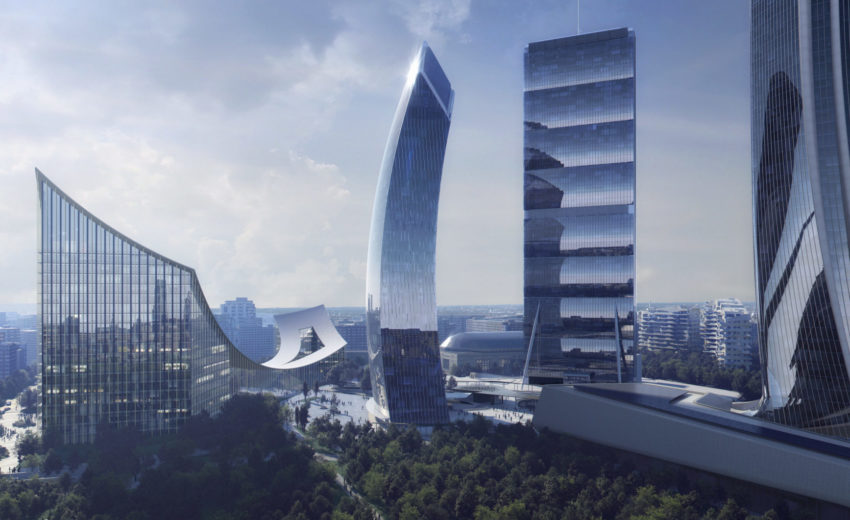
#> input picture img/city.jpg, 850 x 520 px
$ python histogram.py
#> lines starting #> are read from the running program, lines starting #| are printed output that depends on the picture
import cv2 as cv
import numpy as np
import matplotlib.pyplot as plt

img = cv.imread('img/city.jpg')
#> img is the input picture: shape (520, 850, 3); mean B, G, R 149.5, 127.8, 118.4
cv.imshow('Image', img)

# Histogram: allows to visualize the pixel intensity on an image
gray = cv.cvtColor(img, cv.COLOR_BGR2GRAY)
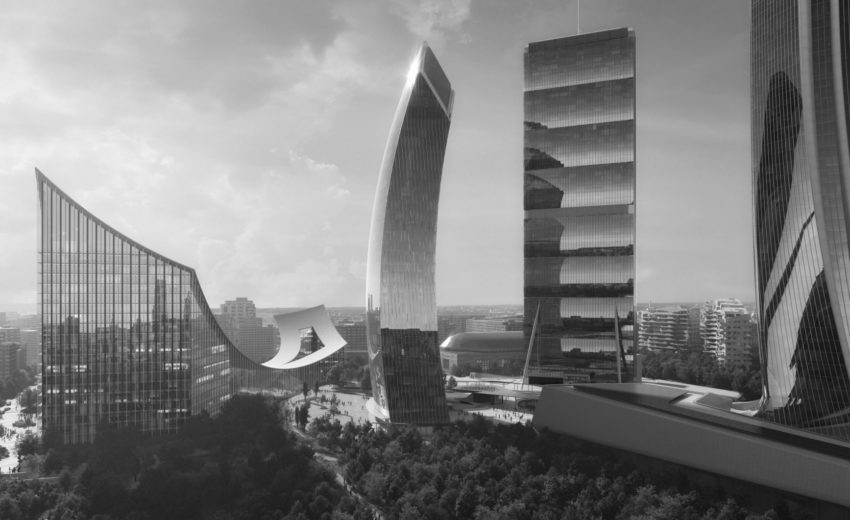
#> gray: shape (520, 850); min 14, max 255, mean 127.5
# cv.imshow('Gray', gray)

# Gray histogram
# Shows frequency (how many times) each gray level occurs
gray_hist = cv.calcHist([gray], [0], None, [256], [0, 256])
#> gray_hist = 256 values, max 4265 at index 199, min 0 at index 0, mean 1726.6

# [12 lines of commented-out code are left out]
plt.figure()
plt.title('Colour Histogram')
plt.xlabel('Bins')
plt.ylabel('n of pixel')
colors = ('b', 'g', 'r')

for i,col in enumerate(colors):
    hist = cv.calcHist([img], [i], None, [256], [0, 256])
    plt.plot(hist, color=col)
    plt.xlim([0, 256])

plt.show()
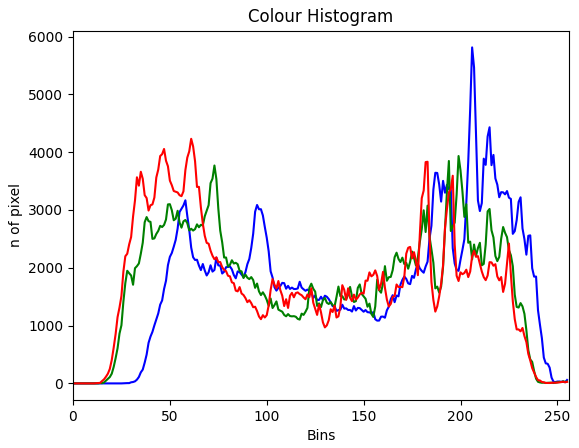
#> figure drawn by matplotlib, 1 panel; curve peaks at x = 206, y = 5812; curve peaks at x = 199, y = 3933; curve peaks at x = 61, y = 4231

cv.waitKey(0)

$ run again, with img/dog_large.jpg copied over img/city.jpg
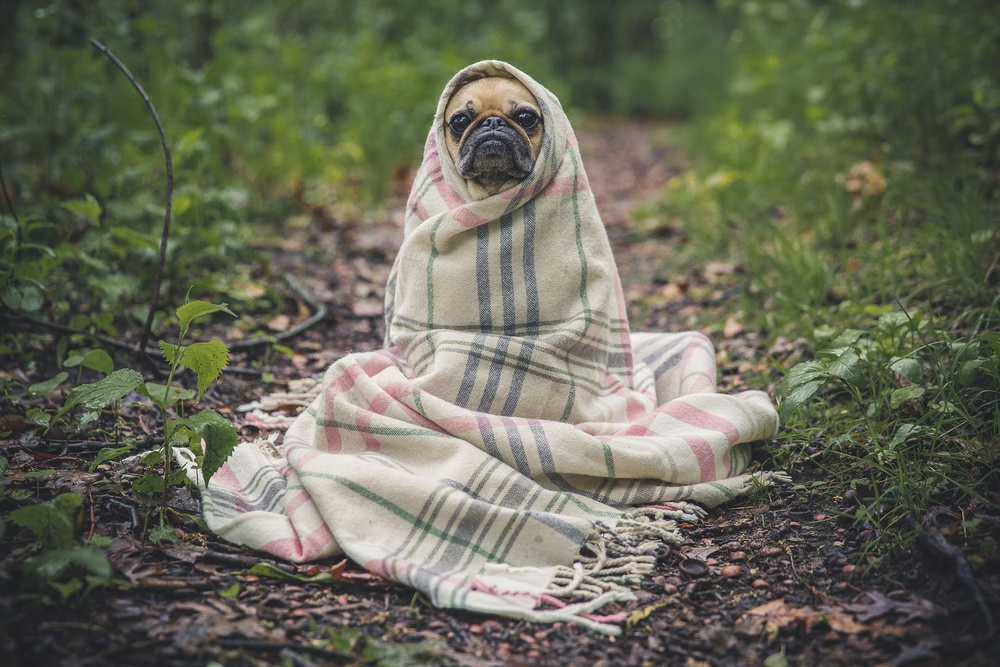
#> input picture img/dog_large.jpg, 1000 x 667 px, shrunk from 1920 x 1280 before the run
#> img is the input picture: shape (667, 1000, 3); mean B, G, R 87.6, 105.2, 103.8
#> `gray = cv.cvtColor(img, cv.COLOR_BGR2GRAY)`:
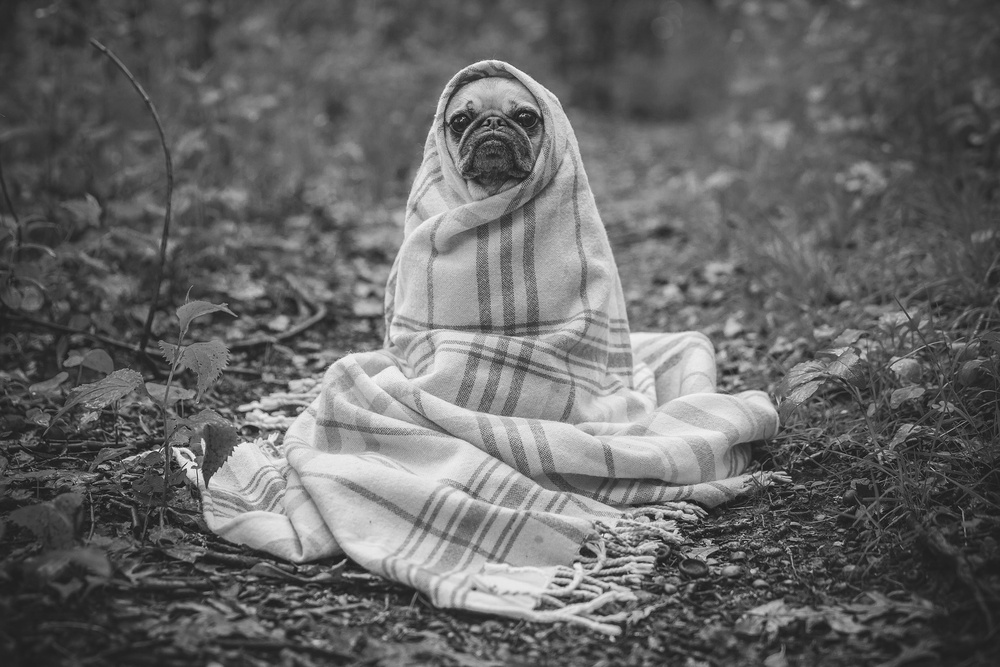
#> gray: shape (667, 1000); min 9, max 251, mean 102.8
#> gray_hist = 256 values, max 7097 at index 73, min 0 at index 0, mean 2605.5
#> `plt.show()`:
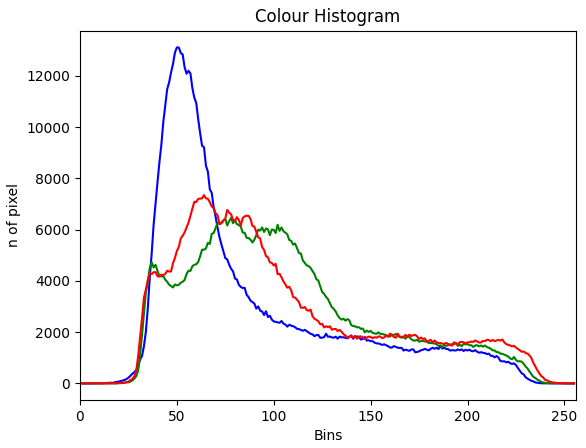
#> figure drawn by matplotlib, 1 panel; curve peaks at x = 50, y = 13116; curve peaks at x = 78, y = 6463; curve peaks at x = 64, y = 7349

$ run again, with img/toucan.jpg copied over img/city.jpg
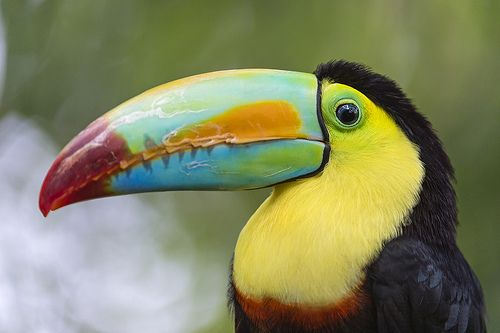
#> input picture img/toucan.jpg, 500 x 333 px
#> img is the input picture: shape (333, 500, 3); mean B, G, R 97.1, 134.3, 131.6
#> `gray = cv.cvtColor(img, cv.COLOR_BGR2GRAY)`:
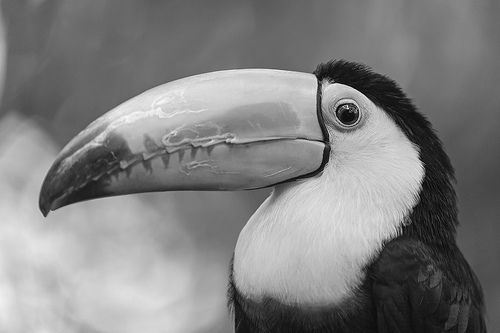
#> gray: shape (333, 500); min 1, max 249, mean 129.2
#> gray_hist = 256 values, max 2671 at index 106, min 0 at index 0, mean 650.4
#> `plt.show()`:
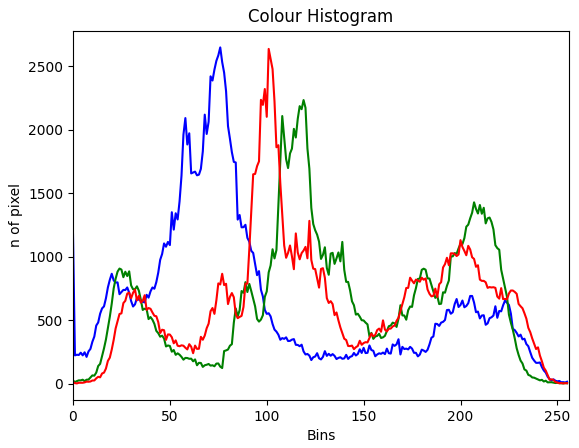
#> figure drawn by matplotlib, 1 panel; curve peaks at x = 76, y = 2650; curve peaks at x = 119, y = 2235; curve peaks at x = 101, y = 2638
